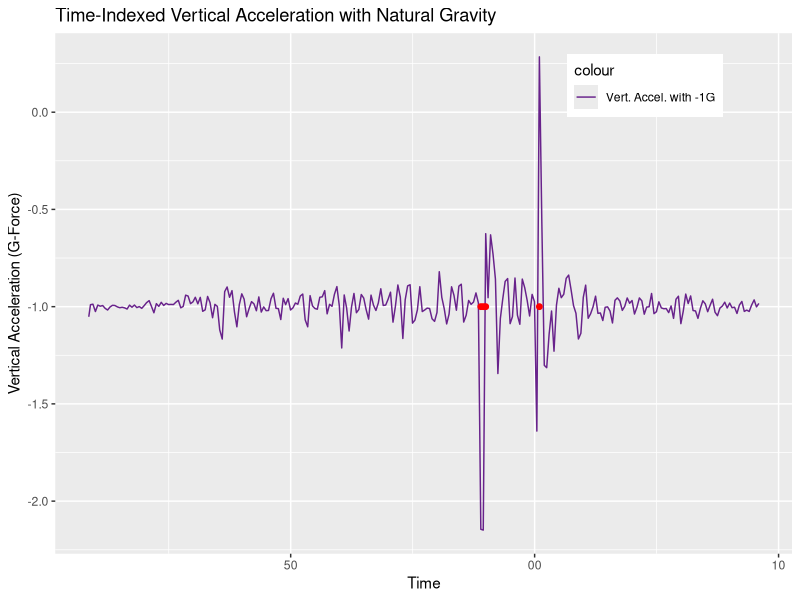
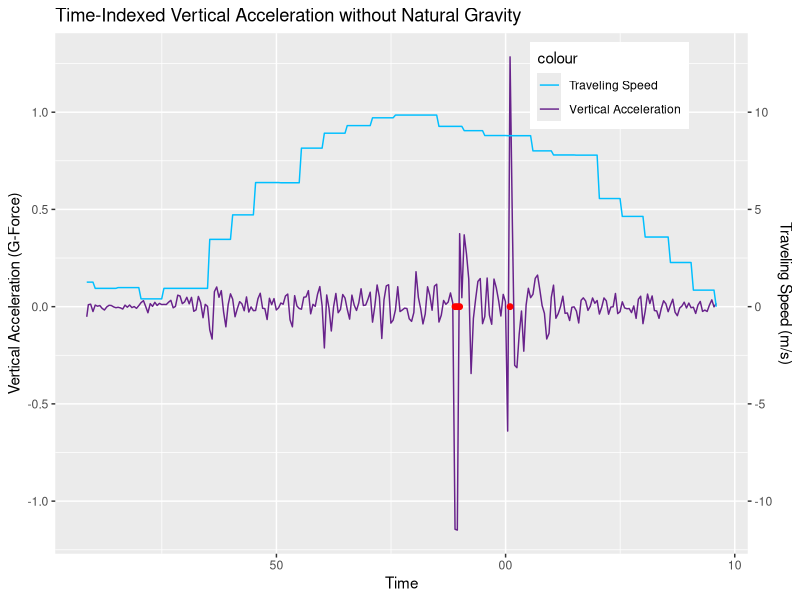
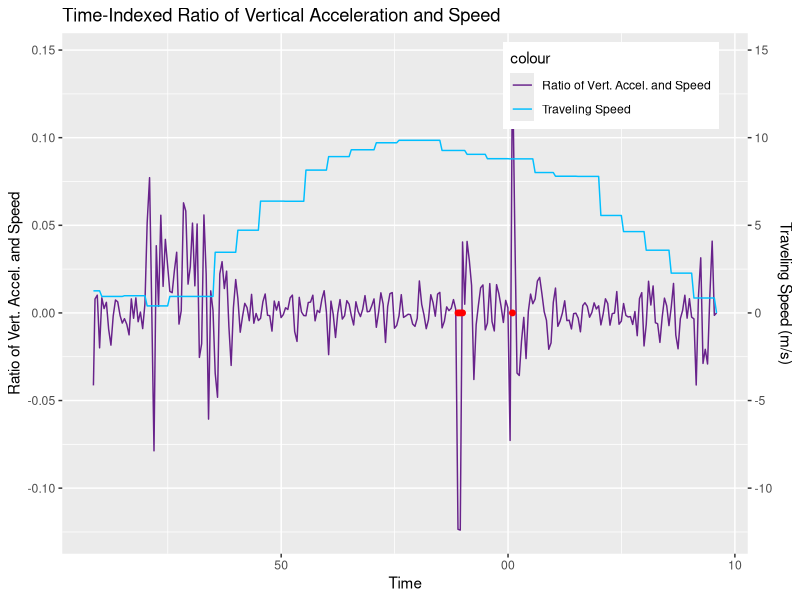
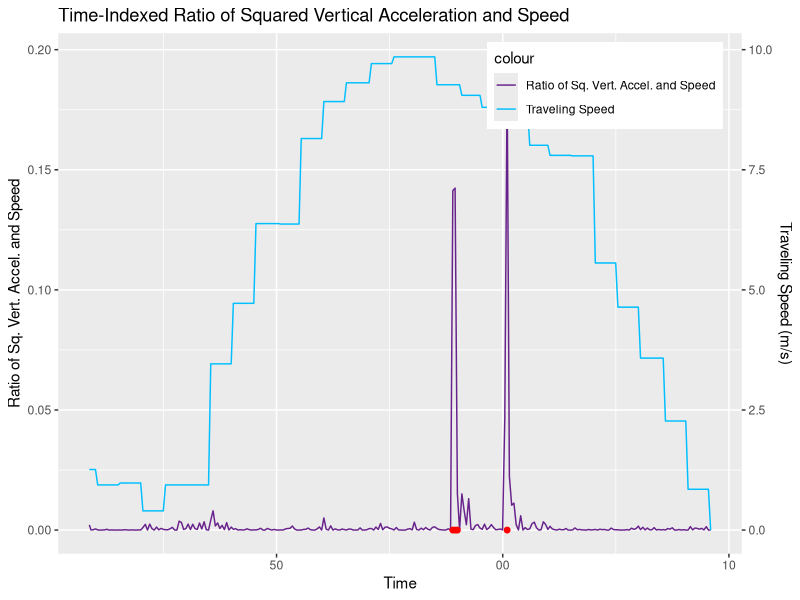
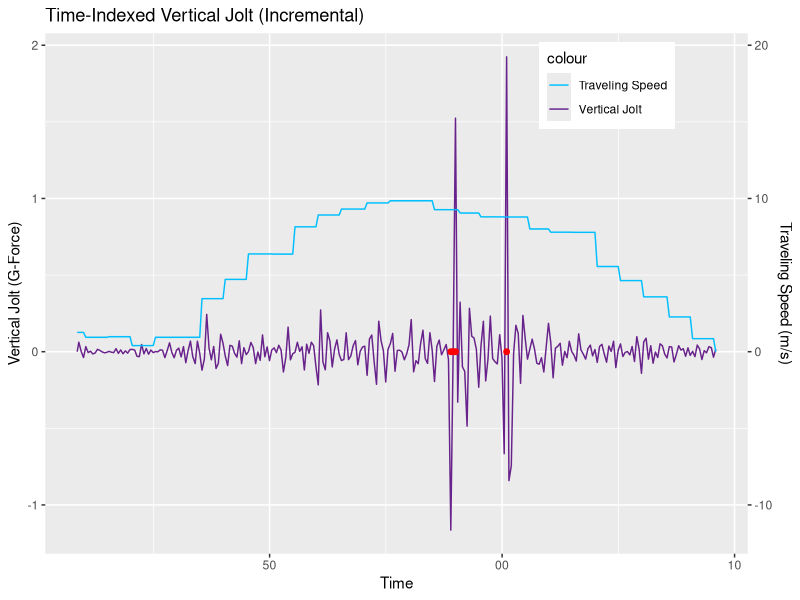
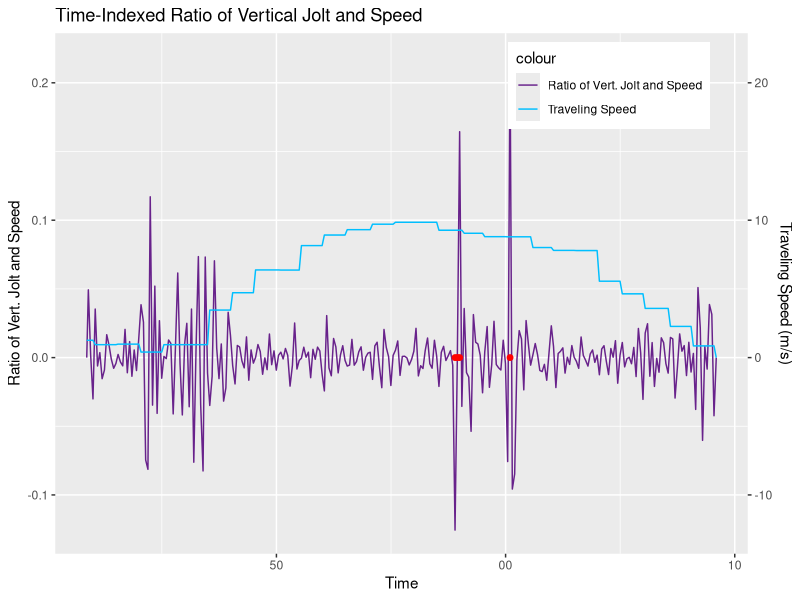
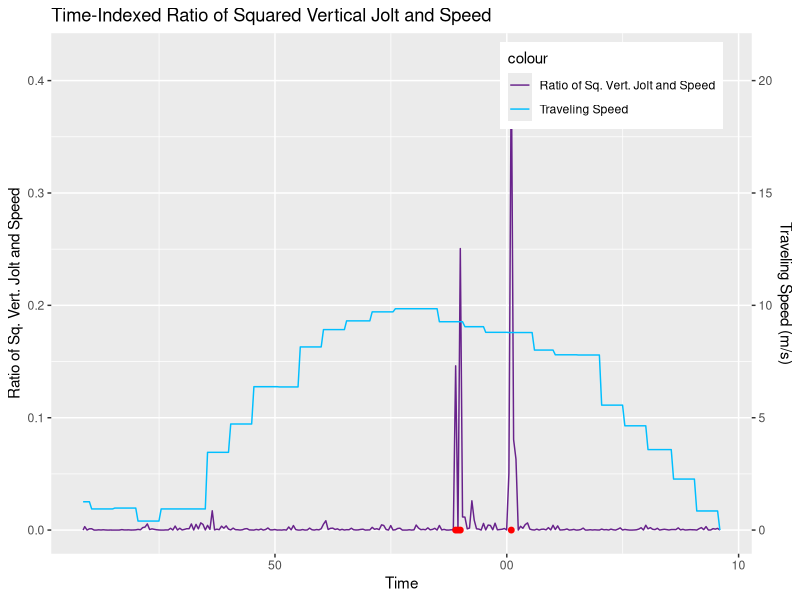
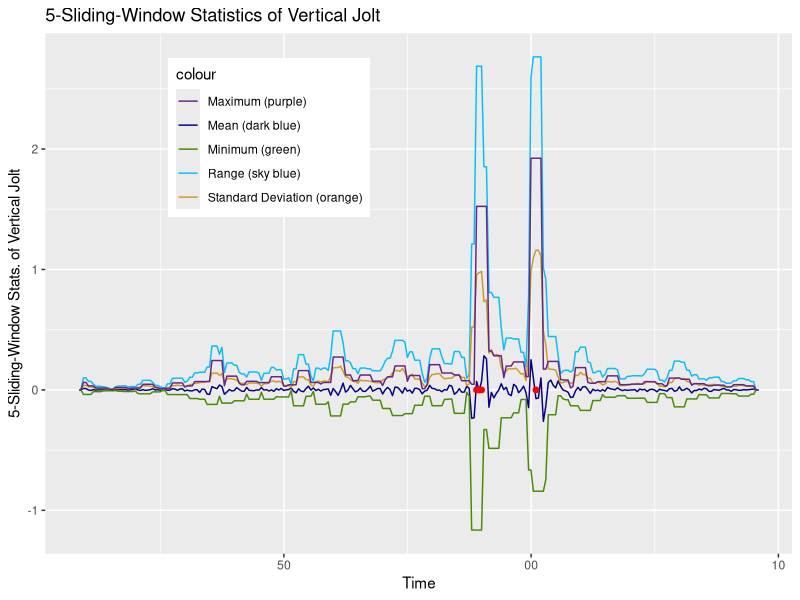

Write the R code that produced these figures, in order.
## ---- chunk 1
knitr::opts_chunk$set(echo = TRUE)
## ---- chunk 2
# load data file
if (!exists("LA14.raw")) {
    LA14.raw <- read.csv("./los_angeles_14.csv")
}
print(nrow(LA14.raw))
## ---- chunk 3
LA14.valid = LA14.raw[, c("Date", "Latitude", "Longitude", "Speed")]
# validate DateTime format
LA14.valid$Date <- as.POSIXct(LA14.valid$Date, format="%Y-%m-%d %H:%M:%OS")
# specify orientation of accelration
LA14.valid$forw_accel = LA14.raw$X
LA14.valid$hori_accel = LA14.raw$Y
LA14.valid$vert_accel_G = LA14.raw$Z
# mark speed bumps
for (i in 1:nrow(LA14.valid)) {
    LA14.valid$speedbump[i] = "no"
}
for (i in c(162, 163, 164, 186)) {
    LA14.valid$speedbump[i] = "yes"
}
## ---- chunk 4
require(ggplot2)
LA14.vert_accel_G.plot <- ggplot(LA14.valid, aes(x = Date))
LA14.vert_accel_G.plot <- LA14.vert_accel_G.plot + geom_line(aes(y = vert_accel_G, colour = "Vert. Accel. with -1G"))
LA14.vert_accel_G.plot <- LA14.vert_accel_G.plot + scale_colour_manual(values = c("darkorchid4"))
LA14.vert_accel_G.plot <- LA14.vert_accel_G.plot + xlab("Time") 
LA14.vert_accel_G.plot <- LA14.vert_accel_G.plot + ylab("Vertical Acceleration (G-Force)") 
LA14.vert_accel_G.plot <- LA14.vert_accel_G.plot + ggtitle("Time-Indexed Vertical Acceleration with Natural Gravity")
LA14.vert_accel_G.plot <- LA14.vert_accel_G.plot + theme(legend.position = c(0.8, 0.9))
for (i in 1:nrow(LA14.valid)) {
    if (LA14.valid$speedbump[i] == "yes") {
        LA14.vert_accel_G.plot <- LA14.vert_accel_G.plot + 
            annotate("pointrange", x = LA14.valid$Date[i], y = -1, ymin = -1, ymax = -1, colour = "red", size = 0.25)
    }
}
print(LA14.vert_accel_G.plot)
## ---- chunk 5
# remove natural gravity in vertical acceleration
LA14.valid$vert_accel = LA14.valid$vert_accel_G + 1
## ---- chunk 6
require(ggplot2)
LA14.vert_accel.plot <- ggplot(LA14.valid, aes(x = Date))
LA14.vert_accel.plot <- LA14.vert_accel.plot + geom_line(aes(y = vert_accel, colour = "Vertical Acceleration"))
LA14.vert_accel.plot <- LA14.vert_accel.plot + geom_line(aes(y = Speed / 10, colour = "Traveling Speed"))
LA14.vert_accel.plot <- LA14.vert_accel.plot + scale_y_continuous(sec.axis = sec_axis(~.*10, name = "Traveling Speed (m/s)"))
LA14.vert_accel.plot <- LA14.vert_accel.plot + scale_colour_manual(values = c("deepskyblue", "darkorchid4"))
LA14.vert_accel.plot <- LA14.vert_accel.plot + xlab("Time") 
LA14.vert_accel.plot <- LA14.vert_accel.plot + ylab("Vertical Acceleration (G-Force)") 
LA14.vert_accel.plot <- LA14.vert_accel.plot + ggtitle("Time-Indexed Vertical Acceleration without Natural Gravity")
LA14.vert_accel.plot <- LA14.vert_accel.plot + theme(legend.position = c(0.8, 0.9))
for (i in 1:nrow(LA14.valid)) {
    if (LA14.valid$speedbump[i] == "yes") {
        LA14.vert_accel.plot <- LA14.vert_accel.plot + 
            annotate("pointrange", x = LA14.valid$Date[i], y = 0, ymin = 0, ymax = 0, colour = "red", size = 0.25)
    }
}
print(LA14.vert_accel.plot)
## ---- chunk 7
# calculate ratio between vertical acceleration and speed
for (i in 1:nrow(LA14.valid)) {
    if (LA14.valid$Speed[i] == 0) {
        LA14.valid$vert_accel_ratio_speed[i] = 0
    }
    else {
        LA14.valid$vert_accel_ratio_speed[i] = LA14.valid$vert_accel[i] / LA14.valid$Speed[i]
    }
}
## ---- chunk 8
require(ggplot2)
LA14.vert_accel_ratio_speed.plot <- ggplot(LA14.valid, aes(x = Date))
LA14.vert_accel_ratio_speed.plot <- LA14.vert_accel_ratio_speed.plot + geom_line(aes(y = vert_accel_ratio_speed, colour = "Ratio of Vert. Accel. and Speed"))
LA14.vert_accel_ratio_speed.plot <- LA14.vert_accel_ratio_speed.plot + geom_line(aes(y = Speed / 100, colour = "Traveling Speed"))
LA14.vert_accel_ratio_speed.plot <- LA14.vert_accel_ratio_speed.plot + scale_y_continuous(sec.axis = sec_axis(~.*100, name = "Traveling Speed (m/s)"))
LA14.vert_accel_ratio_speed.plot <- LA14.vert_accel_ratio_speed.plot + scale_colour_manual(values = c("darkorchid4", "deepskyblue"))
LA14.vert_accel_ratio_speed.plot <- LA14.vert_accel_ratio_speed.plot + xlab("Time") 
LA14.vert_accel_ratio_speed.plot <- LA14.vert_accel_ratio_speed.plot + ylab("Ratio of Vert. Accel. and Speed") 
LA14.vert_accel_ratio_speed.plot <- LA14.vert_accel_ratio_speed.plot + ggtitle("Time-Indexed Ratio of Vertical Acceleration and Speed")
LA14.vert_accel_ratio_speed.plot <- LA14.vert_accel_ratio_speed.plot + theme(legend.position = c(0.8, 0.9))
for (i in 1:nrow(LA14.valid)) {
    if (LA14.valid$speedbump[i] == "yes") {
        LA14.vert_accel_ratio_speed.plot <- LA14.vert_accel_ratio_speed.plot + 
            annotate("pointrange", x = LA14.valid$Date[i], y = 0, ymin = 0, ymax = 0, colour = "red", size = 0.25)
    }
}
print(LA14.vert_accel_ratio_speed.plot)
## ---- chunk 9
# calculate ratio between vertical acceleration and speed
for (i in 1:nrow(LA14.valid)) {
    if (LA14.valid$Speed[i] == 0) {
        LA14.valid$sq_vert_accel_ratio_speed[i] = 0
    }
    else {
        LA14.valid$sq_vert_accel_ratio_speed[i] = (LA14.valid$vert_accel[i] * LA14.valid$vert_accel[i]) / LA14.valid$Speed[i]
    }
}
## ---- chunk 10
require(ggplot2)
LA14.sq_vert_accel_ratio_speed.plot <- ggplot(LA14.valid, aes(x = Date))
LA14.sq_vert_accel_ratio_speed.plot <- LA14.sq_vert_accel_ratio_speed.plot + geom_line(aes(y = sq_vert_accel_ratio_speed, colour = "Ratio of Sq. Vert. Accel. and Speed"))
LA14.sq_vert_accel_ratio_speed.plot <- LA14.sq_vert_accel_ratio_speed.plot + geom_line(aes(y = Speed / 50, colour = "Traveling Speed"))
LA14.sq_vert_accel_ratio_speed.plot <- LA14.sq_vert_accel_ratio_speed.plot + scale_y_continuous(sec.axis = sec_axis(~.*50, name = "Traveling Speed (m/s)"))
LA14.sq_vert_accel_ratio_speed.plot <- LA14.sq_vert_accel_ratio_speed.plot + scale_colour_manual(values = c("darkorchid4", "deepskyblue"))
LA14.sq_vert_accel_ratio_speed.plot <- LA14.sq_vert_accel_ratio_speed.plot + xlab("Time") 
LA14.sq_vert_accel_ratio_speed.plot <- LA14.sq_vert_accel_ratio_speed.plot + ylab("Ratio of Sq. Vert. Accel. and Speed") 
LA14.sq_vert_accel_ratio_speed.plot <- LA14.sq_vert_accel_ratio_speed.plot + ggtitle("Time-Indexed Ratio of Squared Vertical Acceleration and Speed")
LA14.sq_vert_accel_ratio_speed.plot <- LA14.sq_vert_accel_ratio_speed.plot + theme(legend.position = c(0.8, 0.9))
for (i in 1:nrow(LA14.valid)) {
    if (LA14.valid$speedbump[i] == "yes") {
        LA14.sq_vert_accel_ratio_speed.plot <- LA14.sq_vert_accel_ratio_speed.plot + 
            annotate("pointrange", x = LA14.valid$Date[i], y = 0, ymin = 0, ymax = 0, colour = "red", size = 0.25)
    }
}
print(LA14.sq_vert_accel_ratio_speed.plot)
## ---- chunk 11
# calculate vertical jolt
for (i in 1:nrow(LA14.valid)) {
    if (i == 1) {
        LA14.valid$vert_jolt[i] = 0
    }
    else {
        LA14.valid$vert_jolt[i] = LA14.valid$vert_accel[i] - LA14.valid$vert_accel[i - 1]
    }
}
## ---- chunk 12
require(ggplot2)
LA14.vert_jolt.plot <- ggplot(LA14.valid, aes(x = Date))
LA14.vert_jolt.plot <- LA14.vert_jolt.plot + geom_line(aes(y = vert_jolt, colour = "Vertical Jolt"))
LA14.vert_jolt.plot <- LA14.vert_jolt.plot + geom_line(aes(y = Speed / 10, colour = "Traveling Speed"))
LA14.vert_jolt.plot <- LA14.vert_jolt.plot + scale_y_continuous(sec.axis = sec_axis(~.*10, name = "Traveling Speed (m/s)"))
LA14.vert_jolt.plot <- LA14.vert_jolt.plot + scale_colour_manual(values = c("deepskyblue", "darkorchid4"))
LA14.vert_jolt.plot <- LA14.vert_jolt.plot + xlab("Time") 
LA14.vert_jolt.plot <- LA14.vert_jolt.plot + ylab("Vertical Jolt (G-Force)") 
LA14.vert_jolt.plot <- LA14.vert_jolt.plot + ggtitle("Time-Indexed Vertical Jolt (Incremental)")
LA14.vert_jolt.plot <- LA14.vert_jolt.plot + theme(legend.position = c(0.8, 0.9))
for (i in 1:nrow(LA14.valid)) {
    if (LA14.valid$speedbump[i] == "yes") {
        LA14.vert_jolt.plot <- LA14.vert_jolt.plot + 
            annotate("pointrange", x = LA14.valid$Date[i], y = 0, ymin = 0, ymax = 0, colour = "red", size = 0.25)
    }
}
print(LA14.vert_jolt.plot)
## ---- chunk 13
# calculate ratio between vertical jolt and speed
for (i in 1:nrow(LA14.valid)) {
    if (LA14.valid$Speed[i] == 0) {
        LA14.valid$vert_jolt_ratio_speed[i] = 0
    }
    else {
        LA14.valid$vert_jolt_ratio_speed[i] = LA14.valid$vert_jolt[i] / LA14.valid$Speed[i]
    }
}
## ---- chunk 14
require(ggplot2)
LA14.vert_jolt_ratio_speed.plot <- ggplot(LA14.valid, aes(x = Date))
LA14.vert_jolt_ratio_speed.plot <- LA14.vert_jolt_ratio_speed.plot + geom_line(aes(y = vert_jolt_ratio_speed, colour = "Ratio of Vert. Jolt and Speed"))
LA14.vert_jolt_ratio_speed.plot <- LA14.vert_jolt_ratio_speed.plot + geom_line(aes(y = Speed / 100, colour = "Traveling Speed"))
LA14.vert_jolt_ratio_speed.plot <- LA14.vert_jolt_ratio_speed.plot + scale_y_continuous(sec.axis = sec_axis(~.*100, name = "Traveling Speed (m/s)"))
LA14.vert_jolt_ratio_speed.plot <- LA14.vert_jolt_ratio_speed.plot + scale_colour_manual(values = c("darkorchid4", "deepskyblue"))
LA14.vert_jolt_ratio_speed.plot <- LA14.vert_jolt_ratio_speed.plot + xlab("Time") 
LA14.vert_jolt_ratio_speed.plot <- LA14.vert_jolt_ratio_speed.plot + ylab("Ratio of Vert. Jolt and Speed") 
LA14.vert_jolt_ratio_speed.plot <- LA14.vert_jolt_ratio_speed.plot + ggtitle("Time-Indexed Ratio of Vertical Jolt and Speed")
LA14.vert_jolt_ratio_speed.plot <- LA14.vert_jolt_ratio_speed.plot + theme(legend.position = c(0.8, 0.9))
for (i in 1:nrow(LA14.valid)) {
    if (LA14.valid$speedbump[i] == "yes") {
        LA14.vert_jolt_ratio_speed.plot <- LA14.vert_jolt_ratio_speed.plot + 
            annotate("pointrange", x = LA14.valid$Date[i], y = 0, ymin = 0, ymax = 0, colour = "red", size = 0.25)
    }
}
print(LA14.vert_jolt_ratio_speed.plot)
## ---- chunk 15
# calculate ratio between vertical jolt and speed
for (i in 1:nrow(LA14.valid)) {
    if (LA14.valid$Speed[i] == 0) {
        LA14.valid$sq_vert_jolt_ratio_speed[i] = 0
    }
    else {
        LA14.valid$sq_vert_jolt_ratio_speed[i] = (LA14.valid$vert_jolt[i] * LA14.valid$vert_jolt[i]) / LA14.valid$Speed[i]
    }
}
## ---- chunk 16
require(ggplot2)
LA14.sq_vert_jolt_ratio_speed.plot <- ggplot(LA14.valid, aes(x = Date))
LA14.sq_vert_jolt_ratio_speed.plot <- LA14.sq_vert_jolt_ratio_speed.plot + geom_line(aes(y = sq_vert_jolt_ratio_speed, colour = "Ratio of Sq. Vert. Jolt and Speed"))
LA14.sq_vert_jolt_ratio_speed.plot <- LA14.sq_vert_jolt_ratio_speed.plot + geom_line(aes(y = Speed / 50, colour = "Traveling Speed"))
LA14.sq_vert_jolt_ratio_speed.plot <- LA14.sq_vert_jolt_ratio_speed.plot + scale_y_continuous(sec.axis = sec_axis(~.*50, name = "Traveling Speed (m/s)"))
LA14.sq_vert_jolt_ratio_speed.plot <- LA14.sq_vert_jolt_ratio_speed.plot + scale_colour_manual(values = c("darkorchid4", "deepskyblue"))
LA14.sq_vert_jolt_ratio_speed.plot <- LA14.sq_vert_jolt_ratio_speed.plot + xlab("Time") 
LA14.sq_vert_jolt_ratio_speed.plot <- LA14.sq_vert_jolt_ratio_speed.plot + ylab("Ratio of Sq. Vert. Jolt and Speed") 
LA14.sq_vert_jolt_ratio_speed.plot <- LA14.sq_vert_jolt_ratio_speed.plot + ggtitle("Time-Indexed Ratio of Squared Vertical Jolt and Speed")
LA14.sq_vert_jolt_ratio_speed.plot <- LA14.sq_vert_jolt_ratio_speed.plot + theme(legend.position = c(0.8, 0.9))
for (i in 1:nrow(LA14.valid)) {
    if (LA14.valid$speedbump[i] == "yes") {
        LA14.sq_vert_jolt_ratio_speed.plot <- LA14.sq_vert_jolt_ratio_speed.plot + 
            annotate("pointrange", x = LA14.valid$Date[i], y = 0, ymin = 0, ymax = 0, colour = "red", size = 0.25)
    }
}
print(LA14.sq_vert_jolt_ratio_speed.plot)
## ---- chunk 17
# calculate 5-sliding-window mean of vertical jolt
for (i in 3:nrow(LA14.valid)-2) {
    LA14.valid$vert_jolt_mean[i] = mean(c(LA14.valid$vert_jolt[i-2], 
                                        LA14.valid$vert_jolt[i-1], 
                                        LA14.valid$vert_jolt[i], 
                                        LA14.valid$vert_jolt[i+1], 
                                        LA14.valid$vert_jolt[i+2]))
}
LA14.valid$vert_jolt_mean[1] = 0
LA14.valid$vert_jolt_mean[2] = 0
LA14.valid$vert_jolt_mean[nrow(LA14.valid) - 1] = 0
LA14.valid$vert_jolt_mean[nrow(LA14.valid)] = 0
# calculate 5-sliding-window standard deviation of vertical jolt
for (i in 3:nrow(LA14.valid)-2) {
    LA14.valid$vert_jolt_sd[i] = sd(c(LA14.valid$vert_jolt[i-2], 
                                        LA14.valid$vert_jolt[i-1], 
                                        LA14.valid$vert_jolt[i], 
                                        LA14.valid$vert_jolt[i+1], 
                                        LA14.valid$vert_jolt[i+2]))
}
LA14.valid$vert_jolt_sd[1] = 0
LA14.valid$vert_jolt_sd[2] = 0
LA14.valid$vert_jolt_sd[nrow(LA14.valid) - 1] = 0
LA14.valid$vert_jolt_sd[nrow(LA14.valid)] = 0
# calculate 5-sliding-window minimum of vertical jolt
for (i in 3:nrow(LA14.valid)-2) {
    LA14.valid$vert_jolt_min[i] = min(c(LA14.valid$vert_jolt[i-2], 
                                        LA14.valid$vert_jolt[i-1], 
                                        LA14.valid$vert_jolt[i], 
                                        LA14.valid$vert_jolt[i+1], 
                                        LA14.valid$vert_jolt[i+2]))
}
LA14.valid$vert_jolt_min[1] = 0
LA14.valid$vert_jolt_min[2] = 0
LA14.valid$vert_jolt_min[nrow(LA14.valid) - 1] = 0
LA14.valid$vert_jolt_min[nrow(LA14.valid)] = 0
# calculate 5-sliding-window maxium of vertical jolt
for (i in 3:nrow(LA14.valid)-2) {
    LA14.valid$vert_jolt_max[i] = max(c(LA14.valid$vert_jolt[i-2], 
                                        LA14.valid$vert_jolt[i-1], 
                                        LA14.valid$vert_jolt[i], 
                                        LA14.valid$vert_jolt[i+1], 
                                        LA14.valid$vert_jolt[i+2]))
}
LA14.valid$vert_jolt_max[1] = 0
LA14.valid$vert_jolt_max[2] = 0
LA14.valid$vert_jolt_max[nrow(LA14.valid) - 1] = 0
LA14.valid$vert_jolt_max[nrow(LA14.valid)] = 0
# calculate 5-sliding-window range of vertical jolt
LA14.valid$vert_jolt_range = LA14.valid$vert_jolt_max - LA14.valid$vert_jolt_min
## ---- chunk 18
require(ggplot2)
LA14.vert_jolt_5.plot <- ggplot(LA14.valid, aes(x = Date))
LA14.vert_jolt_5.plot <- LA14.vert_jolt_5.plot + geom_line(aes(y = vert_jolt_range, colour = "Range (sky blue)"))
LA14.vert_jolt_5.plot <- LA14.vert_jolt_5.plot + geom_line(aes(y = vert_jolt_mean, colour = "Mean (dark blue)"))
LA14.vert_jolt_5.plot <- LA14.vert_jolt_5.plot + geom_line(aes(y = vert_jolt_sd, colour = "Standard Deviation (orange)"))
LA14.vert_jolt_5.plot <- LA14.vert_jolt_5.plot + geom_line(aes(y = vert_jolt_min, colour = "Minimum (green)"))
LA14.vert_jolt_5.plot <- LA14.vert_jolt_5.plot + geom_line(aes(y = vert_jolt_max, colour = "Maximum (purple)"))
LA14.vert_jolt_5.plot <- LA14.vert_jolt_5.plot + scale_colour_manual(values = c("darkorchid4", "blue4", "chartreuse4", "deepskyblue", "goldenrod3"))
LA14.vert_jolt_5.plot <- LA14.vert_jolt_5.plot + theme(legend.position = c(0.3, 0.8))
LA14.vert_jolt_5.plot <- LA14.vert_jolt_5.plot + xlab("Time") 
LA14.vert_jolt_5.plot <- LA14.vert_jolt_5.plot + ylab("5-Sliding-Window Stats. of Vertical Jolt") 
LA14.vert_jolt_5.plot <- LA14.vert_jolt_5.plot + ggtitle("5-Sliding-Window Statistics of Vertical Jolt")
for (i in 1:nrow(LA14.valid)) {
    if (LA14.valid$speedbump[i] == "yes") {
        LA14.vert_jolt_5.plot <- LA14.vert_jolt_5.plot + 
            annotate("pointrange", x = LA14.valid$Date[i], y = 0, ymin = 0, ymax = 0, colour = "red", size = 0.25)
    }
}
print(LA14.vert_jolt_5.plot)
## ---- chunk 19
require(ggplot2)
LA14.comparative.plot <- ggplot(LA14.valid[150:190, ], aes(x = Date))
LA14.comparative.plot <- LA14.comparative.plot + geom_line(aes(y = Speed / 50, colour = "Traveling Speed"))
#LA14.comparative.plot <- LA14.comparative.plot + geom_line(aes(y = vert_accel, colour = "Vertical Acceleration"))
#LA14.comparative.plot <- LA14.comparative.plot + geom_line(aes(y = vert_jolt, colour = "Vertical Jolt"))
LA14.comparative.plot <- LA14.comparative.plot + geom_line(aes(y = sq_vert_accel_ratio_speed, colour = "Ratio of Sq. Vert. Accel. & Speed"))
LA14.comparative.plot <- LA14.comparative.plot + geom_line(aes(y = -sq_vert_jolt_ratio_speed, colour = "Ratio of Sq. Vert. Jolt & Speed (-)"))
LA14.comparative.plot <- LA14.comparative.plot + scale_y_continuous(sec.axis = sec_axis(~.*50, name = "Traveling Speed (m/s)"))
LA14.comparative.plot <- LA14.comparative.plot + scale_colour_manual(values = c("darkorchid4", "goldenrod3", "deepskyblue"))
LA14.comparative.plot <- LA14.comparative.plot + xlab("Time") 
LA14.comparative.plot <- LA14.comparative.plot + ylab("Ratios") 
LA14.comparative.plot <- LA14.comparative.plot + ggtitle("Comparison of Two Most Promising Factors")
LA14.comparative.plot <- LA14.comparative.plot + theme(legend.position = c(0.35, 0.2))
for (i in 1:nrow(LA14.valid)) {
    if (LA14.valid$speedbump[i] == "yes") {
        LA14.comparative.plot <- LA14.comparative.plot + 
            annotate("pointrange", x = LA14.valid$Date[i], y = 0, ymin = 0, ymax = 0, colour = "red", size = 0.2)
    }
}
print(LA14.comparative.plot)
## ---- chunk 20
jpeg("./Epoch1_LA14.vert_accel_G.plot.jpeg", width = 1200, height = 750, units = "px")
print(LA14.vert_accel_G.plot)
dev.off()

jpeg("./Epoch2_LA14.vert_accel.plot.jpeg", width = 1200, height = 750, units = "px")
print(LA14.vert_accel.plot)
dev.off()

jpeg("./Epoch3_LA14.vert_accel_ratio_speed.plot.jpeg", width = 1200, height = 750, units = "px")
print(LA14.vert_accel_ratio_speed.plot)
dev.off()

jpeg("./Epoch4_LA14.sq_vert_accel_ratio_speed.plot.jpeg", width = 1200, height = 750, units = "px")
print(LA14.sq_vert_accel_ratio_speed.plot)
dev.off()

jpeg("./Epoch5_LA14.vert_jolt.plot.jpeg", width = 1200, height = 750, units = "px")
print(LA14.vert_jolt.plot)
dev.off()

jpeg("./Epoch6_LA14.vert_jolt_ratio_speed.plot.jpeg", width = 1200, height = 750, units = "px")
print(LA14.vert_jolt_ratio_speed.plot)
dev.off()

jpeg("./Epoch7_LA14.sq_vert_jolt_ratio_speed.plot.jpeg", width = 1200, height = 750, units = "px")
print(LA14.sq_vert_jolt_ratio_speed.plot)
dev.off()

jpeg("./Epoch8_LA14.vert_jolt_5.plot.jpeg", width = 1200, height = 750, units = "px")
print(LA14.vert_jolt_5.plot)
dev.off()

jpeg("./Epoch9_LA14.comparative.plot.jpeg", width = 1200, height = 750, units = "px")
print(LA14.comparative.plot)
dev.off()

write.csv(LA14.valid, "./los_angeles_14_labeled.csv")
